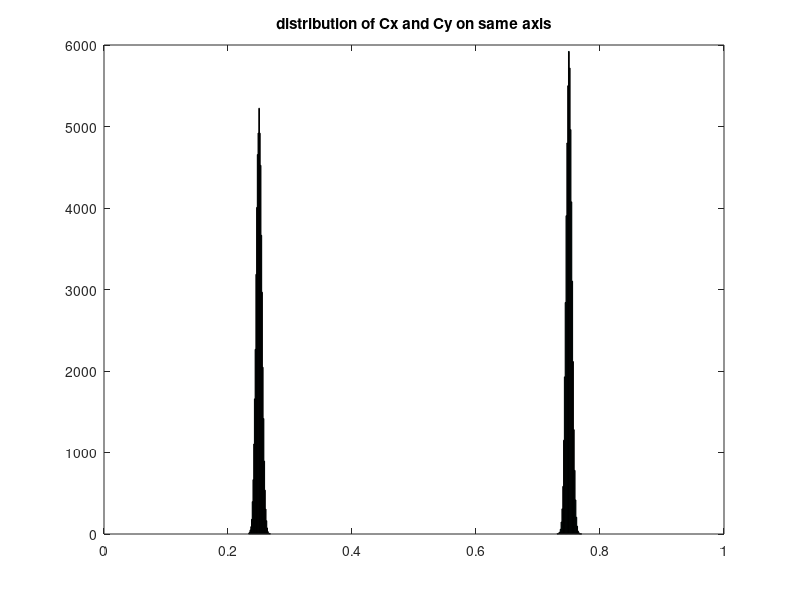
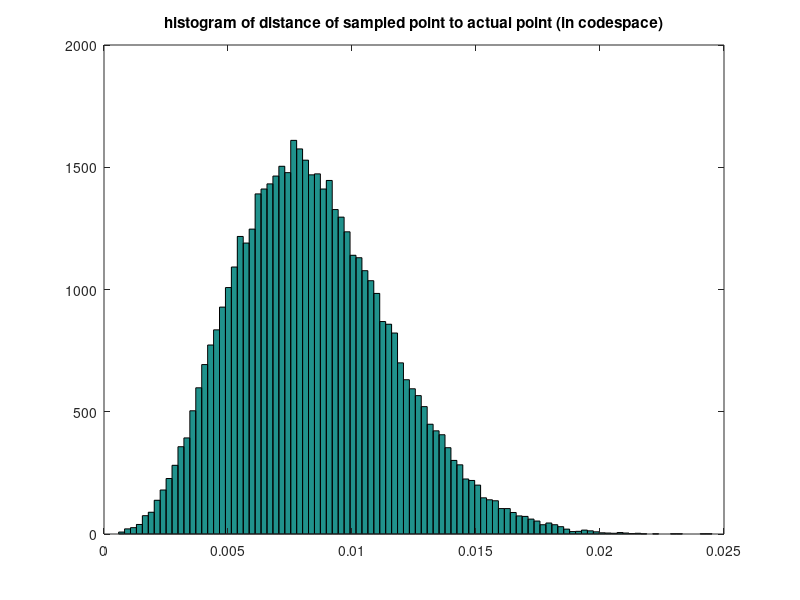

MATLAB code to generate these figures, in order:
% This code tries to answer the question: If each star has equal Gaussian
% positional noise (on the plane), what is the area in codespace that it takes
% up? We answer this with the bludgeon that is monte carlo simulation.

% We fix ABCD such that the quad is valid, then sample a bunch of quads when
% there is some noise. The codes of the noisy quads give us a distance in
% codespace from the real quad; then we look at the histogram of these
% distances.

% Most catalogs have scale 300 arcseconds for quads Dedup threshold is 8
% arcsecs for USNO... this is probably worse worse case noise
N = 50000;
alpha = 300/sqrt(2);
sigma = 0.01;
sigma = 0.75;
A = alpha*[0 0]';
B = alpha*[1 1]';
C = alpha*[0.25 0.75]';
D = alpha*[0.80 0.30]';

As = repmat(A, 1,N) + randn(2,N)*sigma;
Bs = repmat(B, 1,N) + randn(2,N)*sigma; 
Cs = repmat(C, 1,N) + randn(2,N)*sigma;
Ds = repmat(D, 1,N) + randn(2,N)*sigma;

Bs = Bs - As;
Cs = Cs - As;
Ds = Ds - As;

scale = sum(Bs.*Bs);
costheta = sum(Bs) ./ scale;
sintheta = (Bs(2,:) - Bs(1,:)) ./ scale;

xxtmp = Cs(1,:);
Cs(1,:) = Cs(1,:) .* costheta + Cs(2,:) .* sintheta;
Cs(2,:) = -xxtmp .* sintheta + Cs(2,:) .* costheta;

xxtmp = Ds(1,:);
Ds(1,:) = Ds(1,:) .* costheta + Ds(2,:) .* sintheta;
Ds(2,:) = -xxtmp .* sintheta + Ds(2,:) .* costheta;

dists = sum(([Cs; Ds] - repmat([C; D]./alpha, 1,N)).^2).^.5;

hist(Cs(1,:), 30);
hold on;
kkk = axis;
axis([0 1 kkk(3) kkk(4)]);
hist(Cs(2,:), 30);
title('distribution of Cx and Cy on same axis')

figure
hist(dists, 100);
title('histogram of distance of sampled point to actual point (in codespace)')

% x(min(find(cumsum(h)/sum(h) > 0.9)))
%N = 1000000; d = 4; x = 2*rand(d, N) - 1; sum(sum(x.*x).^.5 < 1)/N *2^d;
% Conclusion:Volume of 4D sphere: 1/2 * pi^2 * r^4

% The scary calculation
%1/2*pi^2*0.015^4 * 22e6
